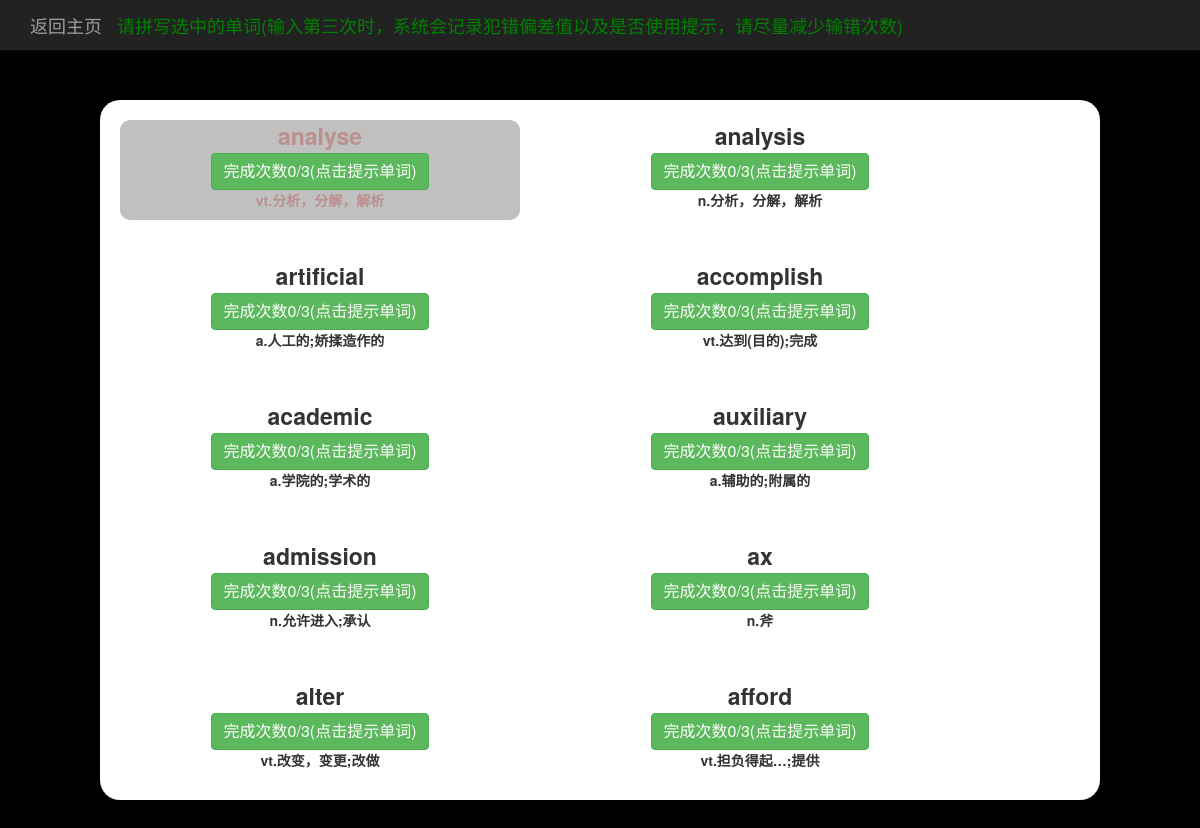
Before: /train/review/1 (signed in) with the older database file.
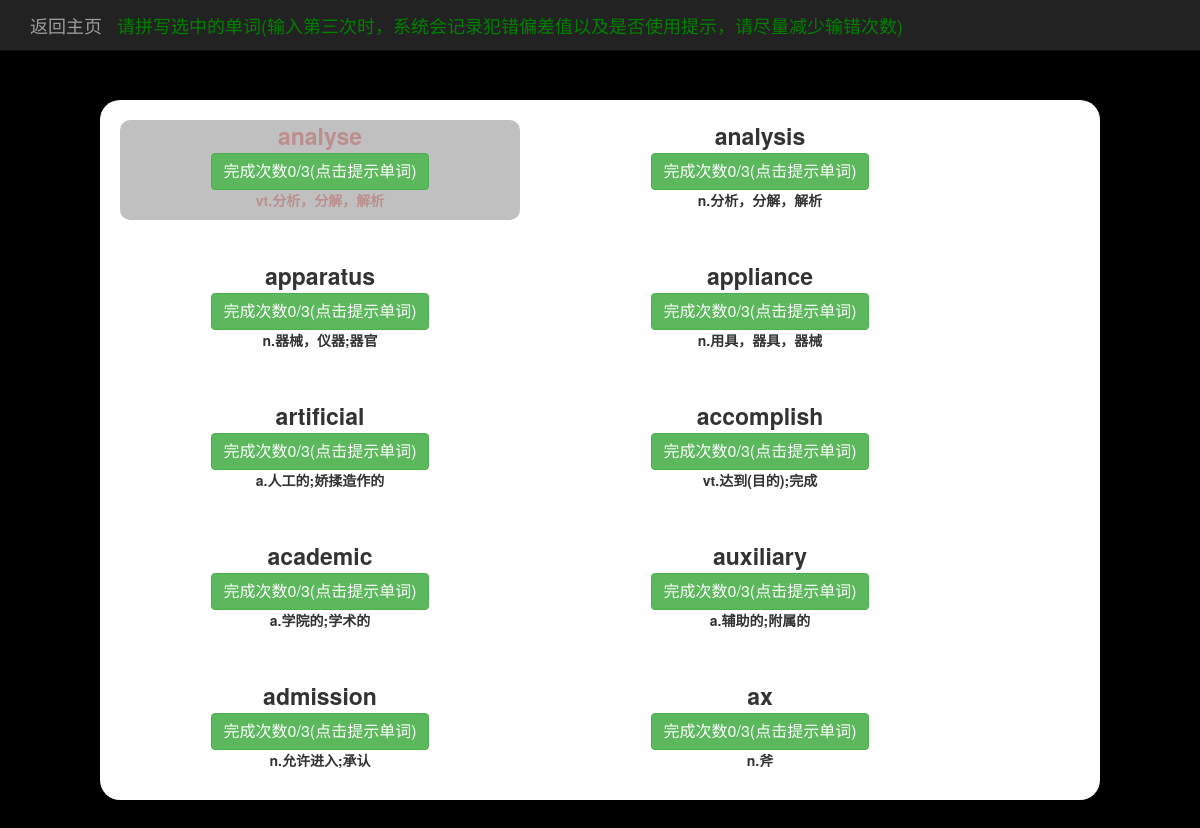
After: the same page with the newer database file.
### train/models.py (models this page shows, shortened)
class UserWord(models.Model):
    player = models.ForeignKey(User, on_delete=models.DO_NOTHING)
    english = models.ForeignKey(Word, on_delete=models.DO_NOTHING)
    review_time = models.DateTimeField('复习时间', default = timezone.now)
    review_count = models.IntegerField('复习次数', default = 0)
    mastery_level = models.FloatField('掌握程度', default = 50)

class Word(models.Model):
    word_db_type = models.ForeignKey(WordDbType, on_delete=models.DO_NOTHING)
    first_letter = models.CharField(max_length=50)
    english = models.CharField(max_length=50)
    phonetic_symbol = models.CharField(max_length=50)
    chinese = models.TextField()

### train/views.py (the view)
# urls.py: path('review/<int:word_type_pk>', views.review_page, name='review_page'),  # 复习页面
@login_required(login_url='home')
def review_page(request, word_type_pk):
    word_type = get_object_or_404(WordDbType, pk=word_type_pk)
    user_words = UserWord.objects.filter(player=request.user, english__word_db_type=word_type)
    if len(user_words) == 0:
        return redirect('band_with_type', word_type.pk)
    for word in user_words:
        delta_hours = round((timezone.now() - word.review_time).total_seconds() / 3600, 2)
        if delta_hours > 1 and word.review_count < 5:
            word.mastery_level /= delta_hours  # 遗忘曲线
            word.review_time = timezone.now()
            word.save()
    user_words = UserWord.objects.filter(player=request.user, english__word_db_type=word_type).order_by('mastery_level')
    context = {}
    context['word_type'] = word_type
    context['words'] = user_words[:10]
    context['word_pk'] = []
    for word in context['words']:
        context['word_pk'].append(word.pk)
    return render(request, 'train/review_page.html', context)

### train/models.py (called while the page is built)
    def __str__(self):
        return self.type_name

### train/templates/train/review_page.html (shortened to what this page needs)
{% load staticfiles %}
<!DOCTYPE html>
<html lang="zh">
<head>
    <link rel="stylesheet" type="text/css" href="{% static 'bootstrap-3.3.7/css/bootstrap.min.css' %}">
    <link rel="stylesheet" type="text/css" href="{% static 'train/train.css' %}">
</head>
<body class="level_one">
    <nav class="navbar navbar-inverse navbar-fixed-top">
      <div class="container">
        <div class="navbar-header">
          <a class="navbar-brand" href="{% url 'band_with_type' word_type.pk %}">返回主页</a>
          <div class="navbar-brand" style="color: green;">请拼写选中的单词(输入第三次时，系统会记录犯错偏差值以及是否使用提示，请尽量减少输错次数)</div>
        </div>
        <div id="navbar" class="navbar-collapse collapse">
        </div>
      </div>
    </nav>
    <div class='wordBoard'>
        {% for word in words %}
            <div id='W1{{ forloop.counter }}' data-finish='false' class='wordPlace' data-last='{% if forloop.last %}true{% else %}false{% endif %}'>
                <div id='WE1{{ forloop.counter }}'>
                    {% for i in word.english.english %}<span id='W1{{ forloop.parentloop.counter }}C{{ forloop.counter }}' data-last='{% if forloop.last %}true{% else %}false{% endif %}' class="letter{{ forloop.parentloop.counter }}" style="">{{ i }}</span>{% endfor %}
                </div>
                <div><button data-btnName="{{ forloop.counter }}" type="submit" class="btn btn-success" style="font-size: 16px;" onclick="showTip(this)">完成次数<span id="finishCount{{ forloop.counter }}" style="font-size: 16px;">0</span>/3(点击提示单词)</button></div>
                <div id='WC1{{ forloop.counter }}'>{{ word.english.chinese }}</div>
            </div>
        {% endfor %}
    </div>
</body>
</html>

Changed rows visible on the page:
no longer on this page (row edited): UserWord: english "a" "l" "t" "e" "r", english.chinese "vt.改变，变更;改做"
no longer on this page (row edited): UserWord: english "a" "f" "o" "r" "d", english.chinese "vt.担负得起…;提供"
now on this page (row edited): UserWord: english "a" "p" "p" "a" "r" "a" "t" "u" "s", english.chinese "n.器械，仪器;器官"
now on this page (row edited): UserWord: english "a" "p" "p" "l" "i" "a" "n" "c" "e", english.chinese "n.用具，器具，器械"
